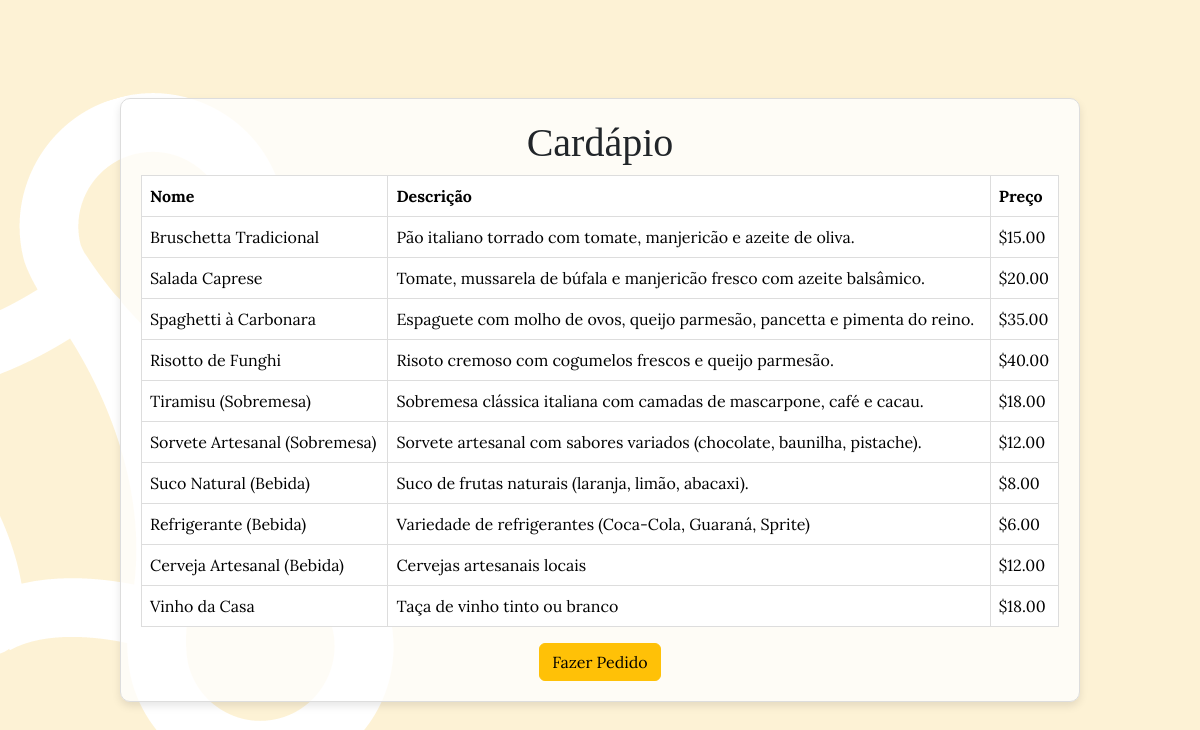
The page /cliente/ on the database its author committed.
### menu/models.py (models this page shows, shortened)
class MenuItem(models.Model):
    name = models.CharField(max_length=100)
    description = models.TextField()
    price = models.DecimalField(max_digits=10, decimal_places=2)

### menu/views.py (the view)
# urls.py: path('cliente/', views.cliente_list, name='cliente_list'),
def cliente_list(request):
    menu_items = MenuItem.objects.all()
    return render(request, 'menu/cliente_list.html', {'menu_items': menu_items})

### menu/templates/menu/cliente_list.html (shortened to what this page needs)
{% load static %}
<!DOCTYPE html>
<html lang="pt-br">
<head>
    <link href="https://cdn.jsdelivr.net/npm/bootstrap@5.3.3/dist/css/bootstrap.min.css" rel="stylesheet">
    <link rel="stylesheet" href="{% static 'css/stylecliente_list.css' %}">
</head>
<body>
    <div class="menu-cardapio">
        <h1 id="titulo-cardapio">Cardápio</h1>
        <table class="table">
            <thead>
                <tr>
                    <th>Nome</th>
                    <th>Descrição</th>
                    <th>Preço</th>
                </tr>
            </thead>
            <tbody>
                {% for item in menu_items %}
                <tr>
                    <td>{{ item.name }}</td>
                    <td>{{ item.description }}</td>
                    <td>${{ item.price }}</td>
                </tr>
                {% endfor %}
            </tbody>
        </table>
        <a href="{% url 'make_order' %}" class="btn btn-warning">Fazer Pedido</a>
    </div>
</body>
</html>

### static/css/stylecliente_list.css (style rules this page uses)
body { background-image: url('../css/imagens/FundoRestaurante.png'); display: flex; justify-content: center; align-items: center; height: 100vh; margin: 0; }
.menu-cardapio { background-color: #fff; border: 1px solid #ddd; border-radius: 8px; width: 300px; padding: 20px; box-shadow: 0 4px 8px rgba(0, 0, 0, 0.1); display: flex; flex-direction: column; align-items: center; font-family: "Lora", serif; }
#titulo-cardapio { font-family: "Playfair Display", serif ; }

### rows shown on the page
MenuItem: name "Bruschetta Tradicional", description "Pão italiano torrado com tomate, manjericão e azeite de oliva.", price "15.00"
MenuItem: name "Salada Caprese", description "Tomate, mussarela de búfala e manjericão fresco com azeite balsâmico.", price "20.00"
MenuItem: name "Spaghetti à Carbonara", description "Espaguete com molho de ovos, queijo parmesão, pancetta e pimenta do reino.", price "35.00"
MenuItem: name "Risotto de Funghi", description "Risoto cremoso com cogumelos frescos e queijo parmesão.", price "40.00"
MenuItem: name "Tiramisu (Sobremesa)", description "Sobremesa clássica italiana com camadas de mascarpone, café e cacau.", price "18.00"
MenuItem: name "Sorvete Artesanal (Sobremesa)", description "Sorvete artesanal com sabores variados (chocolate, baunilha, pistache).", price "12.00"
MenuItem: name "Suco Natural (Bebida)", description "Suco de frutas naturais (laranja, limão, abacaxi).", price "8.00"
MenuItem: name "Refrigerante (Bebida)", description "Variedade de refrigerantes (Coca-Cola, Guaraná, Sprite)", price "6.00"
MenuItem: name "Cerveja Artesanal (Bebida)", description "Cervejas artesanais locais", price "12.00"
MenuItem: name "Vinho da Casa", description "Taça de vinho tinto ou branco", price "18.00"
